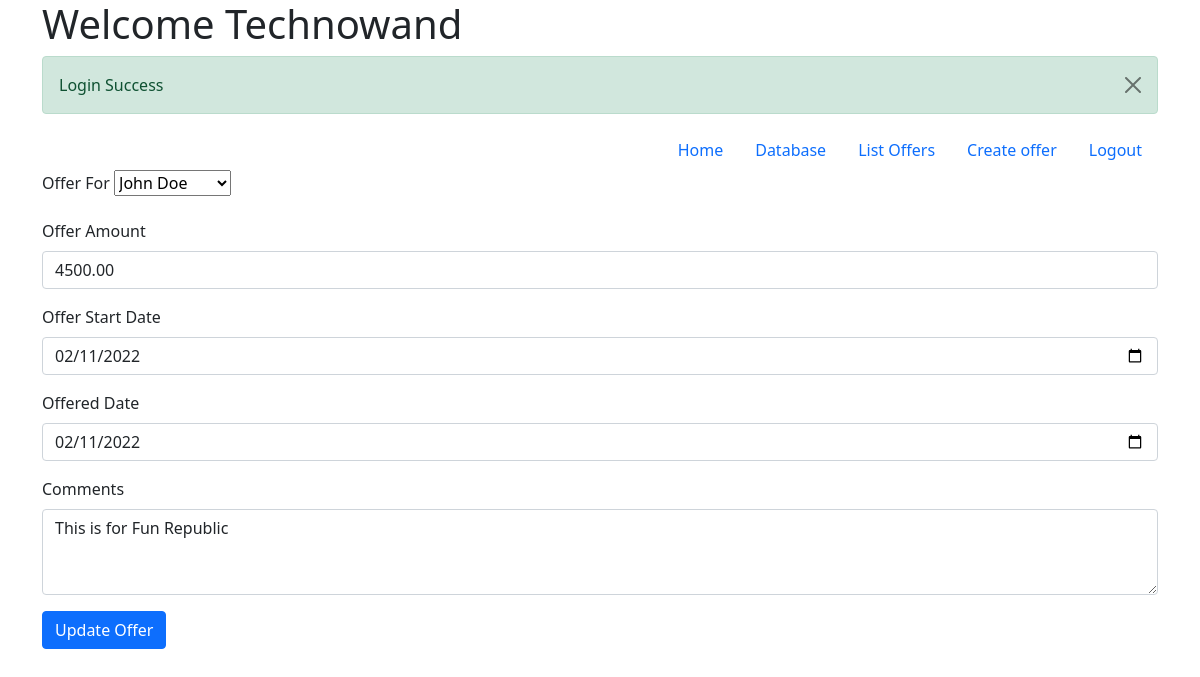
The app's page /create_offer.php?id=3&action=edit (signed in) with its own data.
### tables this page shows
CREATE TABLE `offers` (
  `offer_id` int(11) NOT NULL,
  `user_id` int(11) NOT NULL,
  `offer_amount` decimal(10,2) NOT NULL,
  `offer_status` enum('Open','Accepted','Declined') NOT NULL DEFAULT 'Open',
  `start_date` date NOT NULL,
  `offered_by` int(11) NOT NULL,
  `offered_date` date NOT NULL,
  `comments` mediumtext NOT NULL,
  `created_on` datetime NOT NULL DEFAULT current_timestamp(),
  `updated_on` datetime NOT NULL
);

### create_offer.php (the view, shortened to what this page needs)
<?php session_start();
require_once('connection.php');
require_once('header.php');
if(isset($_POST['create_offer']) && $_POST['create_offer'] == 'yes')
{
    $user_id = $_POST['user_id'];
    $offer_amount = $_POST['offer_amount'];
    $start_date = $_POST['start_date'];
    $offered_date = $_POST['offered_date'];
    $comments = $_POST['comments'];
    $offered_by  = $_SESSION['user_id'];
    if($_POST['action'] == 'Add')
    {
      $sql = "INSERT INTO offers (user_id, offer_amount, start_date, offered_date, comments, offered_by) VALUES ($user_id, '$offer_amount', $start_date, $offered_date, '$comments', $offered_by)";
      $res = mysqli_query($link, $sql);
       $_SESSION['success'] = 'Offer Added Success';
       header('Location: list_offers.php');
    }
    elseif($_POST['action'] == 'Edit')
    {
      $offer_id = $_POST['offer_id'];
        $sql = "UPDATE offers SET user_id = '".  $user_id ."',  offer_amount = '".  $offer_amount ."',  start_date = '".  $start_date ."',  offered_by = '".  $offered_by ."',  offered_date = '".  $offered_date ."',  comments = '".  $comments ."'  WHERE offer_id = ". $offer_id;
        mysqli_query($link, $sql);
       $_SESSION['success'] = 'Offer Updated Success';
       header('Location: list_offers.php');
    }
}
elseif(isset($_GET['action']) && $_GET['action'] == 'edit' && $_SESSION['is_admin'] == 'Y')
{
  $offer_id = $_GET['id'];
  $sql = "SELECT offer_id, user_id, offer_amount, comments, start_date, offered_date FROM offers WHERE offer_id = " . $offer_id;
  if ($res = mysqli_query($link, $sql))
  {
    if (mysqli_num_rows($res) > 0)
    {
        $row = mysqli_fetch_array($res, MYSQLI_ASSOC);
    }
  }
  $action_label = 'Update Offer';
}
$sql = "SELECT user_id, full_name FROM users WHERE is_admin = 'N'";
if ($res = mysqli_query($link, $sql))
{
    if (mysqli_num_rows($res) > 0)
    {
        $users = mysqli_fetch_all($res, MYSQLI_ASSOC);
    }
    else
    {
        $_SESSION['error'] = 'First Add Users';
        header('Location: index.php');
    }
}
else
{
    die("ERROR: Could not able to execute $sql. " .mysqli_error($link));
}
?>
 <form action="create_offer.php" method="POST">
  <div class="mb-3">
    <label for="offer_amount" class="form-label">Offer For</label>
    <select name="user_id">
      <?php
    foreach($users as $key => $user)
    {
      $selected = '';
      if($user['user_id'] == $row['user_id']) $selected = 'selected="selected"';
      ?>
      <option value="<?php echo $user['user_id'];?>" <?php echo $selected;?>><?php echo $user['full_name'];?></option><?php
        }
        ?>
    </select>
  </div>
  <div class="mb-3">
    <label for="offer_amount" class="form-label">Offer Amount</label>
    <input type="text" name="offer_amount" class="form-control" id="offer_amount" aria-describedby="" value="<?=$row['offer_amount'];?>" required>
  </div>
  <div class="mb-3">
    <label for="start_date" class="form-label">Offer Start Date</label>
    <input type="date" name="start_date" class="form-control" id="start_date" aria-describedby="" value="<?=$row['start_date'];?>" required>
  </div>
  <div class="mb-3">
    <label for="offered_date" class="form-label">Offered Date</label>
    <input type="date" name="offered_date" class="form-control" id="offered_date" aria-describedby="" value="<?=$row['offered_date'];?>" required>
  </div>
  <div class="mb-3">
    <label for="comments" class="form-label">Comments</label>
    <textarea name="comments" class="form-control" id="comments" rows="3" cols="3"><?=$row['comments'];?></textarea>
  </div>
  <button type="submit" class="btn btn-primary"><?php echo $action_label; ?></button>
</form>
<?php require_once('footer.php'); ?>

### records on screen
offers: offer_amount "4500.00", start_date "02/11/2022", offered_date "02/11/2022", comments "This is for Fun Republic"

### other values on screen
$_SESSION['success'] "Login Success"
$action_label "Update Offer"
form field user_id "John Doe"
